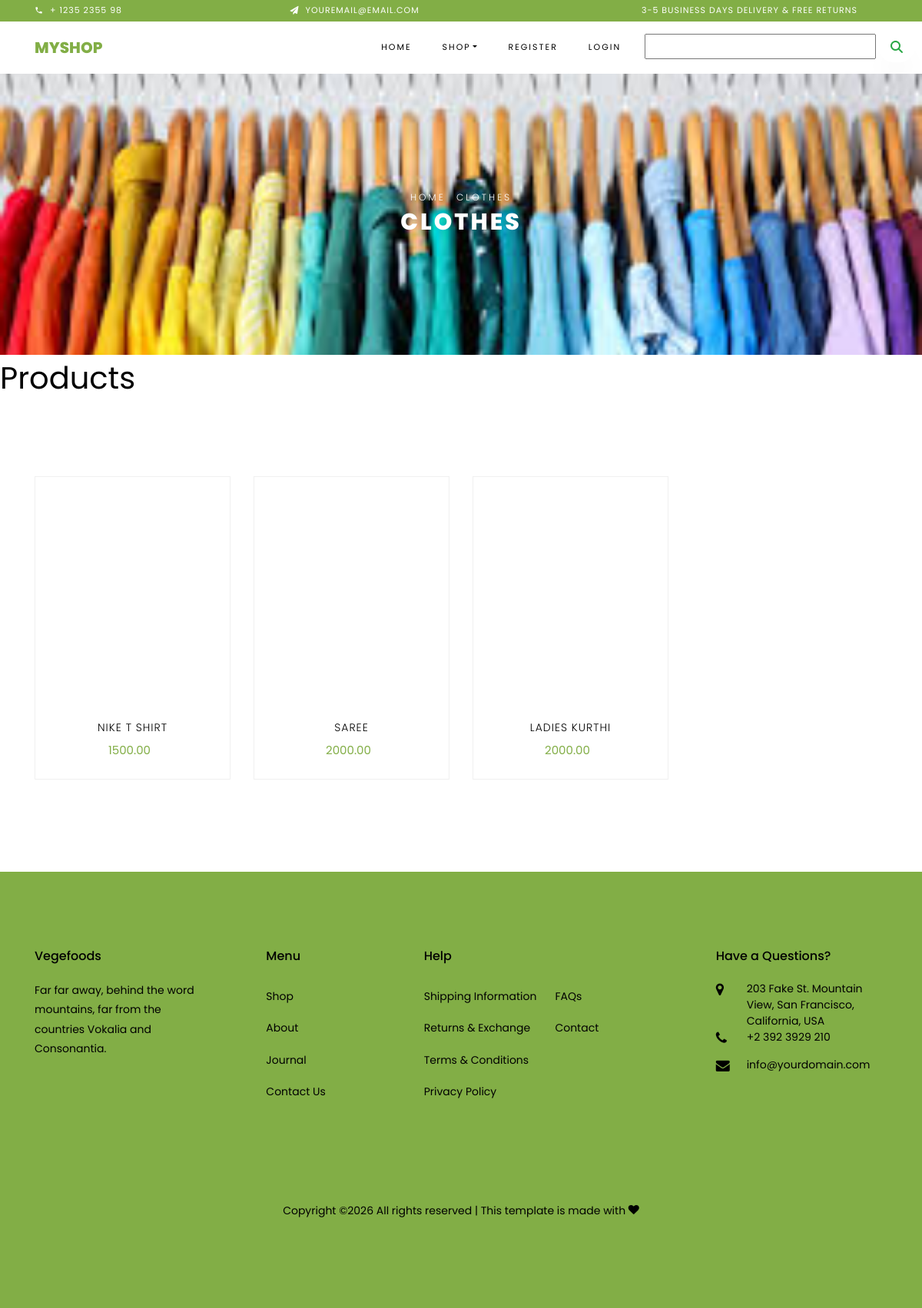
/products/1, run on the app's committed database.
### shop/models.py (models this page shows, shortened)
class Category(models.Model):
    name = models.CharField(max_length=100)
    description= models.TextField()
    image= models.ImageField(upload_to='categories/')
    def __str__(self):
        return self.name

class Product(models.Model):
    name = models.CharField(max_length=100)
    description= models.TextField()
    image= models.ImageField(upload_to='products/')
    stock= models.IntegerField()
    price= models.DecimalField(max_digits=10, decimal_places=2)
    available= models.BooleanField(default=True)
    category=models.ForeignKey(Category,on_delete=models.CASCADE,related_name='products')
    created_at= models.DateTimeField(auto_now_add=True)
    updated_at= models.DateTimeField(auto_now=True)

### shop/views.py (the view)
# urls.py: path('products/<int:i>',views.Products.as_view(),name='products'),
class Products(View):
    def get(self, request,i):
        pname = Category.objects.get(id=i)
        context={'category':pname}
        print(pname)
        return render(request, "products.html",context)

### cart/context_processors.py (called while the page is built)
def cart_items(request):
    total=0
    u=request.user
    try:
        c=Cart.objects.filter(user=u)
        for i in c:
           total+=i.quantity
    except:
        total=0
    return {'count':total}

### shop/context_processors.py (called while the page is built)
def menu_links(request):
    c=Category.objects.all()
    return{'links':c}

### template/products.html (shortened to what this page needs)
{% extends 'base.html' %}
{% load static %}
{% block header %}
 <div class="hero-wrap hero-bread" style="background-image: url({{category.image.url}});">
      <div class="container">
        <div class="row no-gutters slider-text align-items-center justify-content-center">
          <div class="col-md-9 ftco-animate text-center">
          	<p class="breadcrumbs"><span class="mr-2"><a href="index.html">Home</a></span> <span>{{category.name}}</span></p>
            <h1 class="mb-0 bread">{{category.name}}</h1>
          </div>
        </div>
      </div>
    </div>
{% endblock%}
{% block content %}
<h1>Products</h1>
 <section class="ftco-section">
    	<div class="container">
            	<div class="row">
                    {% for i in category.products.all %}
                    <div class="col-md-6 col-lg-3 ftco-animate">
    				<div class="product">
    					<a href="{% url 'shop:productdetail' i.id %}" class="img-prod"><img src="{{i.image.url}}" height="300px" width="100%" alt="Colorlib Template">
    					</a>
    					<div class="text py-3 pb-4 px-3 text-center">
    						<h3><a href="{% url 'shop:productdetail' i.id %}">{{i.name}}</a></h3>
    						<div class="d-flex">
    							<div class="pricing">
		    						<p class="price"><span class="mr-2">{{i.price}}</span></p>
		    					</div>
	    					</div>
    					</div>
    				</div>
    			</div>
                    {% endfor %}
                </div>
        </div>
 </section>
{% endblock %}

### template/base.html (shortened to what this page needs)
<!DOCTYPE html>
{% load static %}
<html lang="en">
  <head>
    <link rel="stylesheet" href="{% static 'css/open-iconic-bootstrap.min.css' %}">
    <link rel="stylesheet" href="{% static 'css/animate.css' %}">
<link rel="stylesheet" href="https://cdnjs.cloudflare.com/ajax/libs/font-awesome/7.0.1/css/all.min.css" />
    <link rel="stylesheet" href="{% static 'css/owl.carousel.min.css' %}">
    <link rel="stylesheet" href="{% static 'css/owl.theme.default.min.css' %}">
    <link rel="stylesheet" href="{% static 'css/magnific-popup.css' %}">
    <link rel="stylesheet" href="{% static 'css/aos.css' %}">
    <link rel="stylesheet" href="{% static 'css/ionicons.min.css' %}">
    <link rel="stylesheet" href="{% static 'css/bootstrap-datepicker.css' %}">
    <link rel="stylesheet" href="{% static 'css/jquery.timepicker.css' %}">
<link rel="stylesheet" href="https://cdnjs.cloudflare.com/ajax/libs/font-awesome/7.0.1/css/all.min.css" />
    <link rel="stylesheet" href="{% static 'css/flaticon.css' %}">
    <link rel="stylesheet" href="{% static 'css/icomoon.css' %}">
    <link rel="stylesheet" href="{% static 'css/style.css' %}">
  </head>
  <body class="goto-here">
		<div class="py-1 bg-primary">
    	<div class="container">
    		<div class="row no-gutters d-flex align-items-start align-items-center px-md-0">
	    		<div class="col-lg-12 d-block">
		    		<div class="row d-flex">
		    			<div class="col-md pr-4 d-flex topper align-items-center">
					    	<div class="icon mr-2 d-flex justify-content-center align-items-center"><span class="icon-phone2"></span></div>
						    <span class="text">+ 1235 2355 98</span>
					    </div>
					    <div class="col-md pr-4 d-flex topper align-items-center">
					    	<div class="icon mr-2 d-flex justify-content-center align-items-center"><span class="icon-paper-plane"></span></div>
						    <span class="text">youremail@email.com</span>
					    </div>
					    <div class="col-md-5 pr-4 d-flex topper align-items-center text-lg-right">
						    <span class="text">3-5 Business days delivery &amp; Free Returns</span>
					    </div>
				    </div>
			    </div>
		    </div>
		  </div>
    </div>
    <nav class="navbar navbar-expand-lg navbar-dark ftco_navbar bg-dark ftco-navbar-light" id="ftco-navbar">
	    <div class="container">
	      <a class="navbar-brand" href="index.html">MyShop</a>
	      <div class="collapse navbar-collapse" id="ftco-nav">
	        <ul class="navbar-nav mx-auto fs-1">
	          <li class="nav-item active"><a href="{% url 'shop:categories' %}" class="nav-link">Home</a></li>
	          <li class="nav-item dropdown">
              <a class="nav-link dropdown-toggle" href="#" id="dropdown04" data-toggle="dropdown" aria-haspopup="true" aria-expanded="false">Shop</a>
            </li>
                {% if user.is_authenticated %}
                {% if user.is_superuser == True %}
                 <li class="nav-item"><a href="{% url 'shop:addcategory' %}" class="nav-link">Add Category</a></li>
                <li class="nav-item"><a href="{% url 'shop:addproduct' %}" class="nav-link">Add Product</a></li>
                {% else %}
                 <li class="nav-item"><a href="{% url 'cart:summary' %}" class="nav-link">Your orders</a></li>
                <li class="nav-item cta cta-colored"><a href="{% url 'cart:cartview' %}" class="nav-link"><span class="icon-shopping_cart"></span>[{{count}}]</a></li>
                {% endif %}
                <li class="nav-item"><a href="{% url 'shop:logout' %}" class="nav-link">Logout</a></li>
                {% else %}
	          <li class="nav-item"><a href="{% url 'shop:register' %}" class="nav-link">Register</a></li>
	          <li class="nav-item"><a href="{% url 'shop:login' %}" class="nav-link">Login</a></li>
	           {% endif %}
	        </ul>
            <div style="position:absolute;right:10px">
              <form method="get" action="{% url 'search:search' %}">
                      <input type="text" name="q">
                  <button type="submit" class="btn"><i class="fa-solid fa-magnifying-glass text-success"></i></button>
                  </form>
              </div>
	      </div>
	    </div>
	  </nav>
{% block header %}{% endblock %}
  {% block content %}{% endblock %}
      <footer style="background-color:#82ae46;" class="ftco-footer ftco-section">
      <div class="container">
        <div class="row mb-5">
          <div class="col-md">
            <div class="ftco-footer-widget mb-4">
              <h2 class="ftco-heading-2">Vegefoods</h2>
              <p>Far far away, behind the word mountains, far from the countries Vokalia and Consonantia.</p>
              <ul class="ftco-footer-social list-unstyled float-md-left float-lft mt-5">
              </ul>
            </div>
          </div>
          <div class="col-md">
            <div class="ftco-footer-widget mb-4 ml-md-5">
              <h2 class="ftco-heading-2">Menu</h2>
              <ul class="list-unstyled">
                <li><a href="#" class="py-2 d-block">Shop</a></li>
                <li><a href="#" class="py-2 d-block">About</a></li>
                <li><a href="#" class="py-2 d-block">Journal</a></li>
                <li><a href="#" class="py-2 d-block">Contact Us</a></li>
              </ul>
            </div>
          </div>
          <div class="col-md-4">
             <div class="ftco-footer-widget mb-4">
              <h2 class="ftco-heading-2">Help</h2>
              <div class="d-flex">
	              <ul class="list-unstyled mr-l-5 pr-l-3 mr-4">
	                <li><a href="#" class="py-2 d-block">Shipping Information</a></li>
	                <li><a href="#" class="py-2 d-block">Returns &amp; Exchange</a></li>
	                <li><a href="#" class="py-2 d-block">Terms &amp; Conditions</a></li>
	                <li><a href="#" class="py-2 d-block">Privacy Policy</a></li>
	              </ul>
	              <ul class="list-unstyled">
	                <li><a href="#" class="py-2 d-block">FAQs</a></li>
	                <li><a href="#" class="py-2 d-block">Contact</a></li>
	              </ul>
	            </div>
            </div>
          </div>
          <div class="col-md">
            <div class="ftco-footer-widget mb-4">
            	<h2 class="ftco-heading-2">Have a Questions?</h2>
            	<div class="block-23 mb-3">
	              <ul>
	                <li><span class="icon icon-map-marker"></span><span class="text">203 Fake St. Mountain View, San Francisco, California, USA</span></li>
	                <li><a href="#"><span class="icon icon-phone"></span><span class="text">+2 392 3929 210</span></a></li>
	                <li><a href="#"><span class="icon icon-envelope"></span><span class="text">info@yourdomain.com</span></a></li>
	              </ul>
	            </div>
            </div>
          </div>
        </div>
        <div class="row">
          <div class="col-md-12 text-center">
            <p>
						  Copyright &copy;<script>document.write(new Date().getFullYear());</script> All rights reserved | This template is made with <i class="icon-heart color-danger" aria-hidden="true"></i>
						</p>
          </div>
        </div>
      </div>
    </footer>
  </body>
</html>

### static/css/icomoon.css (style rules this page uses)
[class^="icon-"], [class*=" icon-"] { font-family: 'icomoon' !important; speak: none; font-style: normal; font-weight: normal; font-variant: normal; text-transform: none; line-height: 1; -webkit-font-smoothing: antialiased; -moz-osx-font-smoothing: grayscale; }
.icon-heart:before { content: "\f004"; }
.icon-map-marker:before { content: "\f041"; }
.icon-phone:before { content: "\f095"; }
.icon-envelope:before { content: "\f0e0"; }
.icon-paper-plane:before { content: "\f1d8"; }
.icon-phone2:before { content: "\e0cd"; }

### data on the page
Category: image (picture), name "CLOTHES"
Product: name "NIKE T SHIRT", price "1500.00"
Product: name "SAREE", price "2000.00"
Product: name "LADIES KURTHI", price "2000.00"
